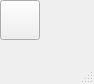
<?xml version="1.0" encoding="UTF-8"?>
<ui version="4.0">
 <class>MainWindow</class>
 <widget class="QMainWindow" name="MainWindow">
  <property name="geometry">
   <rect>
    <x>0</x>
    <y>0</y>
    <width>94</width>
    <height>84</height>
   </rect>
  </property>
  <property name="windowTitle">
   <string>MainWindow</string>
  </property>
  <widget class="QWidget" name="centralwidget">
   <widget class="QPushButton" name="pb">
    <property name="geometry">
     <rect>
      <x>0</x>
      <y>0</y>
      <width>40</width>
      <height>40</height>
     </rect>
    </property>
    <property name="text">
     <string/>
    </property>
    <property name="icon">
     <iconset>
      <normaloff>0.png</normaloff>0.png</iconset>
    </property>
    <property name="iconSize">
     <size>
      <width>40</width>
      <height>40</height>
     </size>
    </property>
   </widget>
  </widget>
  <widget class="QMenuBar" name="menubar">
   <property name="geometry">
    <rect>
     <x>0</x>
     <y>0</y>
     <width>94</width>
     <height>21</height>
    </rect>
   </property>
  </widget>
  <widget class="QStatusBar" name="statusbar"/>
 </widget>
 <resources/>
 <connections/>
</ui>
